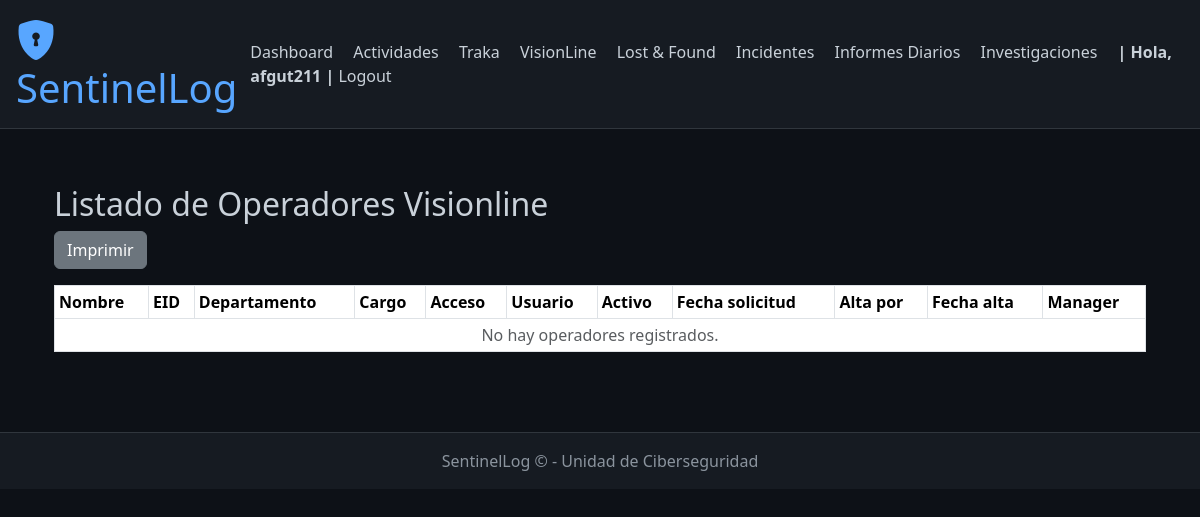
Before: /visionline/imprimir/ (signed in) with the older database file.
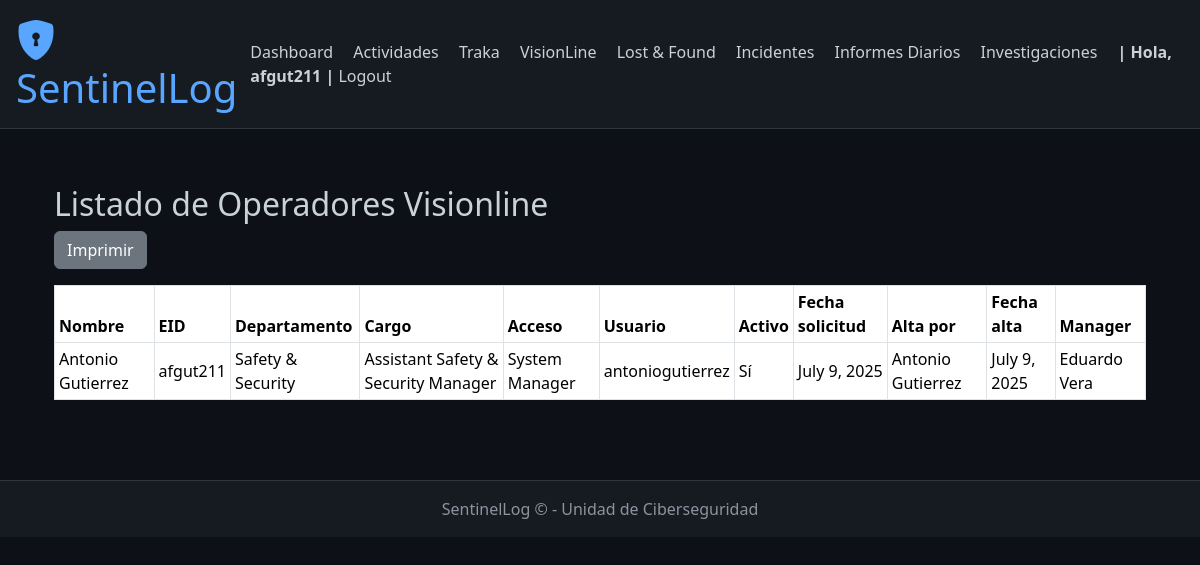
After: the same page with the newer database file.
### visionline/models.py (models this page shows, shortened)
class VisionlineOperator(models.Model):
    request_date = models.DateField("Fecha de solicitud")
    full_name = models.CharField("Nombre y apellidos", max_length=100)
    position = models.CharField("Cargo o posición", max_length=100)
    eid = models.CharField("EID", max_length=50)
    department = models.CharField("Departamento", max_length=100)
    ACCESS_CHOICES = [
        ("activities", "Activities"),
        ("basico", "Básico"),
        ("golf", "Golf"),
        ("supervisor_engineering", "Supervisor Engineering"),
        ("system_manager", "System Manager"),
    ]
    access_required = models.CharField("Acceso requerido", max_length=30, choices=ACCESS_CHOICES)
    setup_by = models.CharField("Setup by", max_length=100)
    completion_date = models.DateField("Date of completion")
    username_assigned = models.CharField("Username assigned", max_length=100)
    password_assigned = models.CharField("Password assigned (base64)", max_length=255)
    is_active = models.BooleanField("Activo", default=True)
    manager_signed = models.CharField("Manager que firma la solicitud", max_length=100)
    request_pdf = models.FileField("Solicitud firmada (PDF)", upload_to="visionline/requests/")
    created_at = models.DateTimeField(auto_now_add=True)

### visionline/views.py (the view)
# urls.py: path('imprimir/', views.operator_print, name='visionline_operator_print'),
def operator_print(request):
    qs = VisionlineOperator.objects.all().order_by('-created_at')
    estado = request.GET.get('estado')
    search = request.GET.get('search')
    date_from = request.GET.get('date_from')
    date_to = request.GET.get('date_to')
    if estado in ['activo', 'inactivo']:
        qs = qs.filter(is_active=(estado == 'activo'))
    if search:
        qs = qs.filter(
            Q(full_name__icontains=search) |
            Q(username_assigned__icontains=search) |
            Q(eid__icontains=search)
        )
    if date_from:
        try:
            date_from_obj = datetime.strptime(date_from, "%Y-%m-%d").date()
            qs = qs.filter(request_date__gte=date_from_obj)
        except ValueError:
            pass
    if date_to:
        try:
            date_to_obj = datetime.strptime(date_to, "%Y-%m-%d").date()
            qs = qs.filter(request_date__lte=date_to_obj)
        except ValueError:
            pass
    context = {
        "operators": qs,
    }
    return render(request, "visionline/operator_print.html", context)

### visionline/templates/visionline/operator_print.html (shortened to what this page needs)
{% extends "base.html" %}
{% block content %}
<div class="container mt-4">
    <h2>Listado de Operadores Visionline</h2>
    <button class="btn btn-secondary mb-3" onclick="window.print()">Imprimir</button>
    <div class="table-responsive">
        <table class="table table-bordered table-sm align-middle">
            <thead>
                <tr>
                    <th>Nombre</th>
                    <th>EID</th>
                    <th>Departamento</th>
                    <th>Cargo</th>
                    <th>Acceso</th>
                    <th>Usuario</th>
                    <th>Activo</th>
                    <th>Fecha solicitud</th>
                    <th>Alta por</th>
                    <th>Fecha alta</th>
                    <th>Manager</th>
                </tr>
            </thead>
            <tbody>
                {% for op in operators %}
                <tr>
                    <td>{{ op.full_name }}</td>
                    <td>{{ op.eid }}</td>
                    <td>{{ op.department }}</td>
                    <td>{{ op.position }}</td>
                    <td>{{ op.get_access_required_display }}</td>
                    <td>{{ op.username_assigned }}</td>
                    <td>{% if op.is_active %}Sí{% else %}No{% endif %}</td>
                    <td>{{ op.request_date }}</td>
                    <td>{{ op.setup_by }}</td>
                    <td>{{ op.completion_date }}</td>
                    <td>{{ op.manager_signed }}</td>
                </tr>
                {% empty %}
                <tr>
                    <td colspan="11" class="text-center text-muted">No hay operadores registrados.</td>
                </tr>
                {% endfor %}
            </tbody>
        </table>
    </div>
</div>
{% endblock %}

### templates/base.html (shortened to what this page needs)
<!DOCTYPE html>
<html lang="es">
<head>
    <link href="https://cdn.jsdelivr.net/npm/bootstrap@5.3.3/dist/css/bootstrap.min.css" rel="stylesheet">
    <link href="https://cdn.jsdelivr.net/npm/bootstrap-icons@1.10.5/font/bootstrap-icons.css" rel="stylesheet">
    <link href="https://cdnjs.cloudflare.com/ajax/libs/toastr.js/latest/toastr.min.css" rel="stylesheet"/>
</head>
<body>
    <header class="d-flex flex-column flex-md-row align-items-center justify-content-between">
        <h1><i class="bi bi-shield-lock-fill"></i> SentinelLog</h1>
        <nav class="mt-3 mt-md-0">
            <a href="/dashboard/">Dashboard</a>
            <a href="/daily_activity/">Actividades</a>
            <a href="#">Traka</a>
            <a href="{% url 'visionline_operator_list' %}">VisionLine</a>
            <a href="{% url 'lostfound:list' %}">Lost &amp; Found</a>
            <a href="/incident_management/">Incidentes</a>
            <a href="/daily_reports/">Informes Diarios</a>
            <a href="/investigations/">Investigaciones</a>
            {% if user.is_authenticated %}
            <span><b>| Hola, {{ user }} |</b></span>
            <a href="{% url 'account_logout' %}">Logout</a>
            {% else %}
                <a href="/accounts/login/">Login</a>
            {% endif %}
        </nav>
    </header>
    <main class="container">
        {% block content %}{% endblock %}
    </main>
    <footer>
        SentinelLog © {{ now|date:"Y" }} - Unidad de Ciberseguridad
    </footer>
</body>
</html>

### templates/base.html (style rules this page uses)
body { background-color: #0d1117; color: #c9d1d9; }
header { background-color: #161b22; padding: 1rem; border-bottom: 1px solid #30363d; }
header h1 { color: #58a6ff; margin: 0; }
nav a { color: #c9d1d9; margin-right: 1rem; text-decoration: none; }
main { padding: 2rem; }
footer { background-color: #161b22; color: #8b949e; text-align: center; padding: 1rem; border-top: 1px solid #30363d; margin-top: 2rem; }

Changed rows visible on the page:
added VisionlineOperator: full_name "Antonio Gutierrez", eid "afgut211", department "Safety & Security", position "Assistant Safety & Security Manager", access_required "System Manager", username_assigned "antoniogutierrez", is_active "Sí", request_date "July 9, 2025", setup_by "Antonio Gutierrez", completion_date "July 9, 2025", manager_signed "Eduardo Vera"
Other visible differences:
text no longer shown: "No hay operadores registrados."
